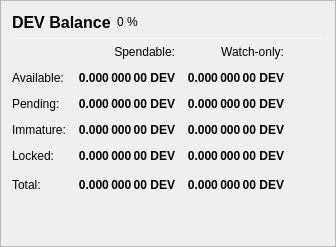
                   <widget class="QFrame" name="frame_Balances">
                    <property name="frameShape">
                     <enum>QFrame::StyledPanel</enum>
                    </property>
                    <property name="frameShadow">
                     <enum>QFrame::Raised</enum>
                    </property>
                    <layout class="QVBoxLayout" name="verticalLayout_4">
                     <item>
                      <layout class="QHBoxLayout" name="horizontalLayout_4">
                       <item>
                        <widget class="QLabel" name="label_5">
                         <property name="minimumSize">
                          <size>
                           <width>0</width>
                           <height>20</height>
                          </size>
                         </property>
                         <property name="font">
                          <font>
                           <pointsize>12</pointsize>
                           <weight>75</weight>
                           <bold>true</bold>
                          </font>
                         </property>
                         <property name="text">
                          <string>DEV Balance</string>
                         </property>
                        </widget>
                       </item>
                       <item>
                        <widget class="QLabel" name="labelDEVPercent">
                         <property name="text">
                          <string notr="true">0 %</string>
                         </property>
                        </widget>
                       </item>
                       <item>
                        <spacer name="horizontalSpacer_3">
                         <property name="orientation">
                          <enum>Qt::Horizontal</enum>
                         </property>
                         <property name="sizeHint" stdset="0">
                          <size>
                           <width>40</width>
                           <height>20</height>
                          </size>
                         </property>
                        </spacer>
                       </item>
                      </layout>
                     </item>
                     <item>
                      <widget class="Line" name="line_Balance">
                       <property name="minimumSize">
                        <size>
                         <width>0</width>
                         <height>1</height>
                        </size>
                       </property>
                       <property name="maximumSize">
                        <size>
                         <width>16777215</width>
                         <height>1</height>
                        </size>
                       </property>
                       <property name="orientation">
                        <enum>Qt::Horizontal</enum>
                       </property>
                      </widget>
                     </item>
                     <item>
                      <layout class="QGridLayout" name="gridLayout">
                       <property name="spacing">
                        <number>12</number>
                       </property>
                       <item row="0" column="1">
                        <widget class="QLabel" name="labelSpendable">
                         <property name="text">
                          <string>Spendable:</string>
                         </property>
                         <property name="alignment">
                          <set>Qt::AlignRight|Qt::AlignTrailing|Qt::AlignVCenter</set>
                         </property>
                        </widget>
                       </item>
                       <item row="0" column="2">
                        <widget class="QLabel" name="labelWatchonly">
                         <property name="text">
                          <string>Watch-only:</string>
                         </property>
                         <property name="alignment">
                          <set>Qt::AlignRight|Qt::AlignTrailing|Qt::AlignVCenter</set>
                         </property>
                        </widget>
                       </item>
                       <item row="1" column="0">
                        <widget class="QLabel" name="labelBalanceText">
                         <property name="text">
                          <string>Available:</string>
                         </property>
                        </widget>
                       </item>
                       <item row="1" column="1">
                        <widget class="QLabel" name="labelBalance">
                         <property name="font">
                          <font>
                           <weight>75</weight>
                           <bold>true</bold>
                          </font>
                         </property>
                         <property name="cursor">
                          <cursorShape>IBeamCursor</cursorShape>
                         </property>
                         <property name="toolTip">
                          <string>Your current spendable balance</string>
                         </property>
                         <property name="text">
                          <string notr="true">0.000 000 00 DEV</string>
                         </property>
                         <property name="alignment">
                          <set>Qt::AlignRight|Qt::AlignTrailing|Qt::AlignVCenter</set>
                         </property>
                         <property name="textInteractionFlags">
                          <set>Qt::LinksAccessibleByMouse|Qt::TextSelectableByKeyboard|Qt::TextSelectableByMouse</set>
                         </property>
                        </widget>
                       </item>
                       <item row="1" column="2">
                        <widget class="QLabel" name="labelWatchAvailable">
                         <property name="font">
                          <font>
                           <weight>75</weight>
                           <bold>true</bold>
                          </font>
                         </property>
                         <property name="cursor">
                          <cursorShape>IBeamCursor</cursorShape>
                         </property>
                         <property name="toolTip">
                          <string>Your current balance in watch-only addresses</string>
                         </property>
                         <property name="text">
                          <string notr="true">0.000 000 00 DEV</string>
                         </property>
                         <property name="alignment">
                          <set>Qt::AlignRight|Qt::AlignTrailing|Qt::AlignVCenter</set>
                         </property>
                         <property name="textInteractionFlags">
                          <set>Qt::LinksAccessibleByMouse|Qt::TextSelectableByKeyboard|Qt::TextSelectableByMouse</set>
                         </property>
                        </widget>
                       </item>
                       <item row="2" column="0">
                        <widget class="QLabel" name="labelPendingText">
                         <property name="text">
                          <string>Pending:</string>
                         </property>
                        </widget>
                       </item>
                       <item row="2" column="1">
                        <widget class="QLabel" name="labelUnconfirmed">
                         <property name="font">
                          <font>
                           <weight>75</weight>
                           <bold>true</bold>
                          </font>
                         </property>
                         <property name="cursor">
                          <cursorShape>IBeamCursor</cursorShape>
                         </property>
                         <property name="toolTip">
                          <string>Total of transactions that have yet to be confirmed, and do not yet count toward the spendable balance</string>
                         </property>
                         <property name="text">
                          <string notr="true">0.000 000 00 DEV</string>
                         </property>
                         <property name="alignment">
                          <set>Qt::AlignRight|Qt::AlignTrailing|Qt::AlignVCenter</set>
                         </property>
                         <property name="textInteractionFlags">
                          <set>Qt::LinksAccessibleByMouse|Qt::TextSelectableByKeyboard|Qt::TextSelectableByMouse</set>
                         </property>
                        </widget>
                       </item>
                       <item row="2" column="2">
                        <widget class="QLabel" name="labelWatchPending">
                         <property name="font">
                          <font>
                           <weight>75</weight>
                           <bold>true</bold>
                          </font>
                         </property>
                         <property name="cursor">
                          <cursorShape>IBeamCursor</cursorShape>
                         </property>
                         <property name="toolTip">
                          <string>Unconfirmed transactions to watch-only addresses</string>
                         </property>
                         <property name="text">
                          <string notr="true">0.000 000 00 DEV</string>
                         </property>
                         <property name="alignment">
                          <set>Qt::AlignRight|Qt::AlignTrailing|Qt::AlignVCenter</set>
                         </property>
                         <property name="textInteractionFlags">
                          <set>Qt::LinksAccessibleByMouse|Qt::TextSelectableByKeyboard|Qt::TextSelectableByMouse</set>
                         </property>
                        </widget>
                       </item>
                       <item row="3" column="0">
                        <widget class="QLabel" name="labelImmatureText">
                         <property name="text">
                          <string>Immature:</string>
                         </property>
                        </widget>
                       </item>
                       <item row="3" column="1">
                        <widget class="QLabel" name="labelImmature">
                         <property name="font">
                          <font>
                           <weight>75</weight>
                           <bold>true</bold>
                          </font>
                         </property>
                         <property name="cursor">
                          <cursorShape>IBeamCursor</cursorShape>
                         </property>
                         <property name="toolTip">
                          <string>Staked or masternode rewards that has not yet matured</string>
                         </property>
                         <property name="text">
                          <string notr="true">0.000 000 00 DEV</string>
                         </property>
                         <property name="alignment">
                          <set>Qt::AlignRight|Qt::AlignTrailing|Qt::AlignVCenter</set>
                         </property>
                         <property name="textInteractionFlags">
                          <set>Qt::LinksAccessibleByMouse|Qt::TextSelectableByKeyboard|Qt::TextSelectableByMouse</set>
                         </property>
                        </widget>
                       </item>
                       <item row="3" column="2">
                        <widget class="QLabel" name="labelWatchImmature">
                         <property name="font">
                          <font>
                           <weight>75</weight>
                           <bold>true</bold>
                          </font>
                         </property>
                         <property name="cursor">
                          <cursorShape>IBeamCursor</cursorShape>
                         </property>
                         <property name="toolTip">
                          <string>Staked or masternode rewards in watch-only addresses that has not yet matured</string>
                         </property>
                         <property name="text">
                          <string notr="true">0.000 000 00 DEV</string>
                         </property>
                         <property name="alignment">
                          <set>Qt::AlignRight|Qt::AlignTrailing|Qt::AlignVCenter</set>
                         </property>
                         <property name="textInteractionFlags">
                          <set>Qt::LinksAccessibleByMouse|Qt::TextSelectableByKeyboard|Qt::TextSelectableByMouse</set>
                         </property>
                        </widget>
                       </item>
                       <item row="4" column="0">
                        <widget class="QLabel" name="labelLockedBalanceText">
                         <property name="toolTip">
                          <string>Locked DEV or Masternode collaterals. These are excluded from zDEV minting.</string>
                         </property>
                         <property name="text">
                          <string>Locked:</string>
                         </property>
                        </widget>
                       </item>
                       <item row="4" column="1">
                        <widget class="QLabel" name="labelLockedBalance">
                         <property name="font">
                          <font>
                           <weight>75</weight>
                           <bold>true</bold>
                          </font>
                         </property>
                         <property name="cursor">
                          <cursorShape>IBeamCursor</cursorShape>
                         </property>
                         <property name="toolTip">
                          <string>Locked DEV or Masternode collaterals. These are excluded from zDEV minting.</string>
                         </property>
                         <property name="text">
                          <string notr="true">0.000 000 00 DEV</string>
                         </property>
                         <property name="alignment">
                          <set>Qt::AlignRight|Qt::AlignTrailing|Qt::AlignVCenter</set>
                         </property>
                         <property name="textInteractionFlags">
                          <set>Qt::LinksAccessibleByMouse|Qt::TextSelectableByKeyboard|Qt::TextSelectableByMouse</set>
                         </property>
                        </widget>
                       </item>
                       <item row="4" column="2">
                        <widget class="QLabel" name="labelWatchLocked">
                         <property name="font">
                          <font>
                           <weight>75</weight>
                           <bold>true</bold>
                          </font>
                         </property>
                         <property name="cursor">
                          <cursorShape>IBeamCursor</cursorShape>
                         </property>
                         <property name="toolTip">
                          <string>Current locked balance in watch-only addresses</string>
                         </property>
                         <property name="text">
                          <string notr="true">0.000 000 00 DEV</string>
                         </property>
                         <property name="alignment">
                          <set>Qt::AlignRight|Qt::AlignTrailing|Qt::AlignVCenter</set>
                         </property>
                         <property name="textInteractionFlags">
                          <set>Qt::LinksAccessibleByMouse|Qt::TextSelectableByKeyboard|Qt::TextSelectableByMouse</set>
                         </property>
                        </widget>
                       </item>
                       <item row="5" column="0">
                        <widget class="QLabel" name="labelTotalText">
                         <property name="toolTip">
                          <string>Your current Deviant balance, unconfirmed and immature transactions included</string>
                         </property>
                         <property name="text">
                          <string>Total:</string>
                         </property>
                        </widget>
                       </item>
                       <item row="5" column="1">
                        <widget class="QLabel" name="labelTotal">
                         <property name="font">
                          <font>
                           <weight>75</weight>
                           <bold>true</bold>
                          </font>
                         </property>
                         <property name="cursor">
                          <cursorShape>IBeamCursor</cursorShape>
                         </property>
                         <property name="toolTip">
                          <string>Your current Deviant balance, unconfirmed and immature transactions included</string>
                         </property>
                         <property name="text">
                          <string notr="true">0.000 000 00 DEV</string>
                         </property>
                         <property name="alignment">
                          <set>Qt::AlignRight|Qt::AlignTrailing|Qt::AlignVCenter</set>
                         </property>
                         <property name="textInteractionFlags">
                          <set>Qt::LinksAccessibleByMouse|Qt::TextSelectableByKeyboard|Qt::TextSelectableByMouse</set>
                         </property>
                        </widget>
                       </item>
                       <item row="5" column="2">
                        <widget class="QLabel" name="labelWatchTotal">
                         <property name="font">
                          <font>
                           <weight>75</weight>
                           <bold>true</bold>
                          </font>
                         </property>
                         <property name="cursor">
                          <cursorShape>IBeamCursor</cursorShape>
                         </property>
                         <property name="toolTip">
                          <string>Current total balance in watch-only addresses</string>
                         </property>
                         <property name="text">
                          <string notr="true">0.000 000 00 DEV</string>
                         </property>
                         <property name="alignment">
                          <set>Qt::AlignRight|Qt::AlignTrailing|Qt::AlignVCenter</set>
                         </property>
                         <property name="textInteractionFlags">
                          <set>Qt::LinksAccessibleByMouse|Qt::TextSelectableByKeyboard|Qt::TextSelectableByMouse</set>
                         </property>
                        </widget>
                       </item>
                       <item row="5" column="3">
                        <spacer name="horizontalSpacer_9">
                         <property name="orientation">
                          <enum>Qt::Horizontal</enum>
                         </property>
                         <property name="sizeHint" stdset="0">
                          <size>
                           <width>40</width>
                           <height>20</height>
                          </size>
                         </property>
                        </spacer>
                       </item>
                      </layout>
                     </item>
                     <item>
                      <spacer name="verticalSpacer_3">
                       <property name="orientation">
                        <enum>Qt::Vertical</enum>
                       </property>
                       <property name="sizeHint" stdset="0">
                        <size>
                         <width>20</width>
                         <height>40</height>
                        </size>
                       </property>
                      </spacer>
                     </item>
                    </layout>
                   </widget>
